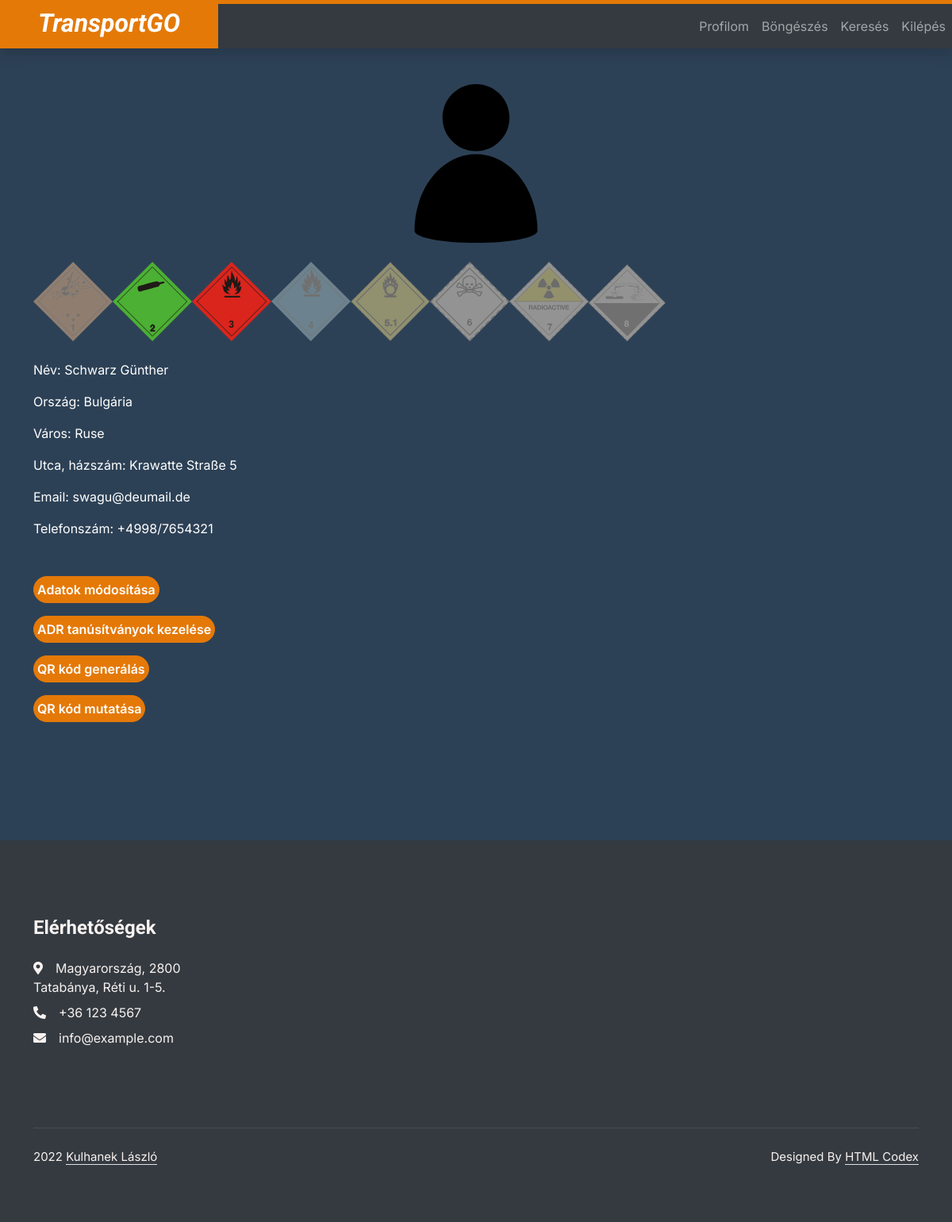
/index.php?page=myProfile (signed in), run on the app's committed database.
### tables this page shows
CREATE TABLE `drivers` (
  `driverID` int(10) NOT NULL,
  `firstname` varchar(120) NOT NULL,
  `lastname` varchar(120) NOT NULL,
  `townID` int(10) NOT NULL,
  `street` varchar(120) NOT NULL,
  `houseNumber` varchar(10) NOT NULL,
  `email` varchar(120) NOT NULL,
  `phoneNumber` varchar(15) NOT NULL,
  `username` varchar(50) NOT NULL,
  `password` varchar(32) NOT NULL
);

CREATE TABLE `countries` (
  `countryID` varchar(3) NOT NULL,
  `name` varchar(120) NOT NULL
);

CREATE TABLE `towns` (
  `townID` int(10) NOT NULL,
  `name` varchar(120) NOT NULL,
  `countryID` varchar(3) NOT NULL
);

### controller/myProfile.php (called while the page is built, shortened)
<?php
    $filename = "";
    require 'model/ADR.php';
    $driver = new Driver();
    $company = new Company();
    $country = new Country();
    $town = new Town();
    $ADR = new ADR();
    $adrIDs = $ADR->adrList($conn);
    $driverADRs = array();
    if($_SESSION['type']=="driver"){
        $driver->set_user($_SESSION['id'], $conn);
        $town->set_town($driver->get_townID(),$conn);
        $country->set_country($town->get_country(),$conn);
        $filename = md5($driver->get_username())."D";
        $driverADRs = getADRcertificate($driver->get_id(),$conn);
    }else if($_SESSION['type']=="company"){
        $company->set_user($_SESSION['id'], $conn);
        $town->set_town($company->get_townID(),$conn);
        $country->set_country($town->get_country(),$conn);
        $filename = md5($company->get_username())."C";
    }
    include 'view/myProfile.php';
?>

### model/ADR.php (called while the page is built, shortened)
<?php
class ADR {
    public function adrList($conn) {
        $list = array();
        $sql = "SELECT adrID FROM adr";
        if($result = $conn->query($sql)) {
            if ($result->num_rows > 0) {
				while($row = $result->fetch_assoc()) {
                    $list[] = $row['adrID'];
                }
            }
        }
        return $list;
    }
}
?>

### model/Driver.php (called while the page is built, shortened)
<?php
class Driver {
    private $driverID;
    private $firstname;
    private $lastname;
    private $street;
    private $houseNumber;
    private $email;
    private $phoneNumber;
    private $username;
    public function set_user($id, $conn) {
        $sql = "SELECT driverID, firstname, lastname, townID, street, houseNumber, email, phoneNumber, username, `password` FROM drivers";
        $sql .= " WHERE driverID = ".htmlspecialchars($id)." ";
        $result = $conn->query($sql);
        if ($conn->query($sql)) {
            if ($result->num_rows > 0) {
                $row = $result->fetch_assoc();
                $this->driverID = $row['driverID'];
                $this->firstname = $row['firstname'];
                $this->lastname = $row['lastname'];
                $this->street = $row['street'];
                $this->houseNumber = $row['houseNumber'];
                $this->email = $row['email'];
                $this->phoneNumber = $row['phoneNumber'];
                $this->username = $row['username'];
            }
        }
    }
    public function get_id(){
        return $this->driverID;
    }
    public function get_firstname(){
        return $this->firstname;
    }
    public function get_lastname(){
        return $this->lastname;
    }
    public function get_street(){
        return $this->street;
    }
    public function get_houseNumber(){
        return $this->houseNumber;
    }
    public function get_email(){
        return $this->email;
    }
    public function get_phone(){
        return $this->phoneNumber;
    }
    public function get_username(){
        return $this->username;
    }
}
?>

### includes/functions.inc.php (called while the page is built, shortened)
<?php
function getADRcertificate($id,$conn){
    $list = array();
    $sql = "SELECT driverID, adrID FROM `skills` WHERE driverID =".$id;
    if($result = $conn->query($sql)) {
        if ($result->num_rows > 0) {
            while($row = $result->fetch_assoc()) {
                $list[] = $row['adrID'];
            }
        }
    }
    return $list;
}
?>

### model/Country.php (called while the page is built, shortened)
<?php
class Country{
    private $name;
    public function set_country($id, $conn) {
        $sql = "SELECT countryID, name FROM countries";
        $sql .= " WHERE countryID LIKE '".htmlspecialchars($id)."' ";
        $result = $conn->query($sql);
        if ($conn->query($sql)) {
            if ($result->num_rows > 0) {
                $row = $result->fetch_assoc();
                $this->name = $row['name'];
            }
        }
    }
    public function get_name(){
        return $this->name;
    }
}
?>

### model/Town.php (called while the page is built, shortened)
<?php
class Town{
    private $name;
    public function set_town($id, $conn) {
        $sql = "SELECT townID, name, countryID FROM towns";
        $sql .= " WHERE townID LIKE '".htmlspecialchars($id)."' ";
        $result = $conn->query($sql);
        if ($conn->query($sql)) {
            if ($result->num_rows > 0) {
                $row = $result->fetch_assoc();
                $this->name = $row['name'];
            }
        }
    }
    public function get_name(){
        return $this->name;
    }
}
?>

### view/myProfile.php (the view, shortened to what this page needs)
<div class="container">
<?php
    if(!empty($_SESSION['id']) and $_SESSION['type']=="driver"){
?>
<div>
    <img class="rounded mx-auto profilePic d-block" src="img/default.svg" alt="Profilkép" class="img-thumbnail img-responsive">
</div>
<br>
<div>
    <?php
        if ($adrIDs) {
            foreach($adrIDs as $row) {
                if(in_array($row,array_intersect($driverADRs,$adrIDs))){
                    echo "<img class='smallPic' src='img/ADR/Class_".$row.".svg' alt='ADR osztály ".$row."'>";
                }else{
                    if($row!=9){
                       echo "<img class='disabledPic smallPic' src='img/ADR/Class_".$row.".svg' alt='ADR osztály ".$row."'>";
                    }
                }
            }
        }
    ?>
</div>
<br>
<p>Név: <?php echo $driver->get_lastname()." ".$driver->get_firstname()?></p>
<p>Ország: <?php echo $country->get_name() ?></p>
<p>Város: <?php echo $town->get_name()?></p>
<p>Utca, házszám: <?php echo $driver->get_street()." ".$driver->get_houseNumber()?></p>
<p>Email: <?php echo $driver->get_email()?></p>
<p>Telefonszám: <?php echo $driver->get_phone()?></p>
<br>
<button type="button" class="btn btn-primary rounded-pill my-2 p-1" onclick="window.location.href = 'index.php?page=settings'">Adatok módosítása</button>
<br>
<button type="button" class="btn btn-primary rounded-pill my-2 p-1" onclick="window.location.href = 'index.php?page=editADR'">ADR tanúsítványok kezelése</button>
<br>
<button type="button" class="btn btn-primary rounded-pill my-2 p-1" onclick="window.location.href = 'index.php?page=genPage'">QR kód generálás</button>
<br>
<?php
}else if(!empty($_SESSION['id']) and $_SESSION['type']=="company"){
?>
<div>
    <img class="rounded mx-auto profilePic d-block" src="img/default.svg" alt="Profilkép" class="img-thumbnail img-responsive">
</div>
<p>Név: <?php echo $company->get_name()?></p>
<p>Ország: <?php echo $country->get_name() ?></p>
<p>Város: <?php echo $town->get_name()?></p>
<p>Utca, házszám: <?php echo $company->get_street()." ".$company->get_houseNumber()?></p>
<p>Email: <?php echo $company->get_email()?></p>
<p>Telefonszám: <?php echo $company->get_phone()?></p>
<p class="normalLink">Weboldal: <?php echo "<a href='https://".$company->get_webpage()."' target='_blank'>".$company->get_webpage()."</a>"?>
<br>
<button type="button" class="btn btn-primary rounded-pill my-2 p-1" onclick="window.location.href = 'index.php?page=settings'">Adatok módosítása</button>
<br>
<button type="button" class="btn btn-primary rounded-pill my-2 p-1" onclick="window.location.href = 'index.php?page=genPage'">QR kód generálás</button>
<br>
<button type="button" class="btn btn-primary rounded-pill my-2 p-1" onclick="window.location.href = 'index.php?page=editTrips'">Utak felvitele</button>
<br>
<button type="button" class="btn btn-primary rounded-pill my-2 p-1" onclick="window.location.href = 'index.php?page=editCargo'">Szállítmányok felvitele</button>
<br>
<button type="button" class="btn btn-primary rounded-pill my-2 p-1" onclick="window.location.href = 'index.php?page=editEngines'">Motorok felvitele</button>
<br>
<button type="button" class="btn btn-primary rounded-pill my-2 p-1" onclick="window.location.href = 'index.php?page=editTrucks'">Kamionok felvitele</button>
<br>
<button type="button" class="btn btn-primary rounded-pill my-2 p-1" onclick="window.location.href = 'index.php?page=editJobs'">Megbízások kezelése</button>
<?php
}
?>
<?php
    if(file_exists("./generatedPages/".$filename.".html") and $_SESSION['type']!="admin"){
        echo "<button type='button' class='btn btn-primary rounded-pill my-2 p-1' onclick='showQR(`".$filename."`)'>QR kód mutatása</button>";
    }
?>
</div>

### css/style.css (style rules this page uses)
.smallPic { height: 100px; width: 100px; }
:root { --primary: #e47908; --secondary: #51CFED; --light: #F8F2F0; --dark: #060315; }
.btn { font-weight: 600; transition: .5s; }
.btn.btn-primary, .btn.btn-secondary { color: #FFFFFF; }
.btn-primary { background-color: #e47908 !important; border-color: #e47908 !important; }
.container { padding-top: 45px; padding-bottom: 45px; }
body { background-color: #2d4156 !important; color: white !important; }
.disabledPic { filter: contrast(15%); }
.profilePic { height: 200px; width: 200px; }

### data on the page
drivers: lastname "Schwarz", firstname "Günther", street "Krawatte Straße", houseNumber "5", email "swagu@deumail.de", phoneNumber "+4998/7654321"
countries: name "Bulgária"
towns: name "Ruse"

### other printed values
$value "Profilom"
$value "Böngészés"
$value "Keresés"
